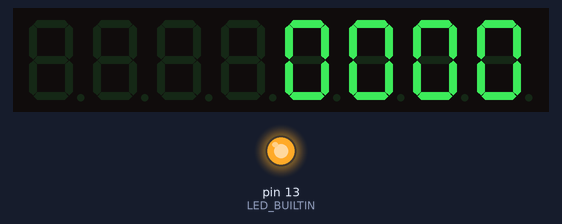
Bench run of a sketch on a simulated Arduino Uno, built with avr-gcc and run on an emulated ATmega328P. Parts: 8-digit seven-segment display, output pins drawn as LEDs (lit = HIGH).

Above: at 1.1 s.
At 10.76 s:
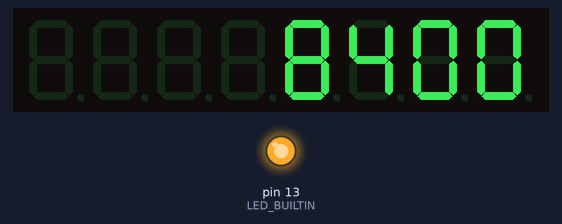
At 20.43 s:
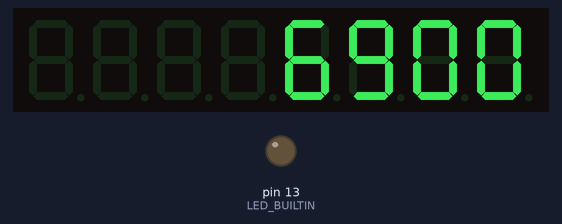
At 39.76 s:
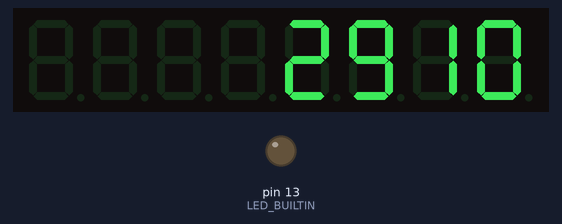
Timing chart, 0 to 40.0 s (numbered marks = the images above):
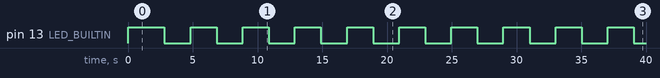

Measured:
- by itself, pin 13 (LED_BUILTIN): alternates HIGH for 2.0 s and LOW for 2.0 s

The sketch:

clock-test.ino
```cpp
// clock-test

#include <stdlib.h>
#include "LedControl.h"


LedControl led(5, 0, 4, 1);

#define MYCHARS "01234567890AbcdEfHLP.-_"


void setup()
{
    pinMode(LED_BUILTIN, OUTPUT);
    digitalWrite(LED_BUILTIN, HIGH);

    /*The MAX72XX is in power-saving mode on startup*/
    led.shutdown(0, false);
    led.setScanLimit(0, 4);
    /* Set the brightness to a medium values */
    led.setIntensity(0, 15);
    /* and clear the display */
    led.clearDisplay(0);
    delay(1000);
}

void led_int(unsigned i)
{
    u8 lowbits;
    lowbits = i & 0b00001111;
    i = i > 9999 ? 9999 : i;
    led.setDigit(0, 0, i / 1000, (lowbits>>3) & 0b0001);
    led.setDigit(0, 1, (i%1000) / 100, (lowbits>>2) & 0b0001);
    led.setDigit(0, 2, (i%100) / 10, (lowbits>>1) & 0b0001);
    led.setDigit(0, 3, i % 10, lowbits & 0b0001);
}

void loop()
{
    u8 i = 0, c;
    u8 flag = 0;
    char b[16];
    char *mycset = MYCHARS;
    unsigned n = 0;

    while (1) {
        snprintf(b, 16, "%u", n);

#if 0
        c = pgm_read_byte(mycset+i);
        snprintf(b, 16, "%c", c);

        led.setChar(0, 0, c, 1);
        led.setChar(0, 1, c, 1);
        led.setChar(0, 2, c, 1);
        led.setChar(0, 3, c, 1);

        i = i > sizeof(MYCHARS)-3 ? 0 : i+1;
#endif
        led_int(n);
        n = n >= 9999 ? 0 : n+1;
        if ((n % 10 ) == 0) {
          if (flag) {
            digitalWrite(LED_BUILTIN, HIGH);
            flag = 0;
          }
          else {
            digitalWrite(LED_BUILTIN, LOW);
            flag = 1;
          }
        }
        delay(200);
    }
}

// EOF
```
